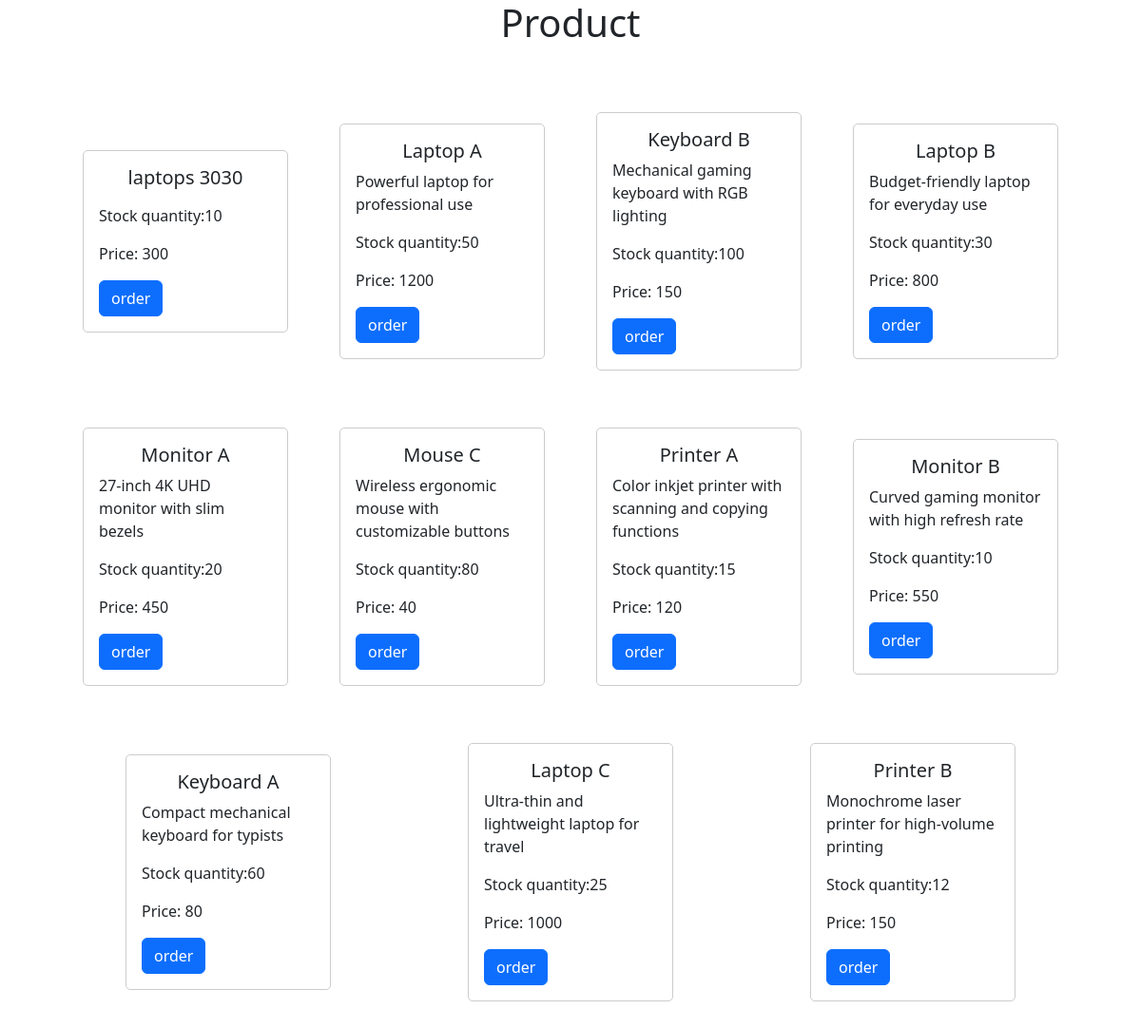
The app's page /product (signed in), older data.
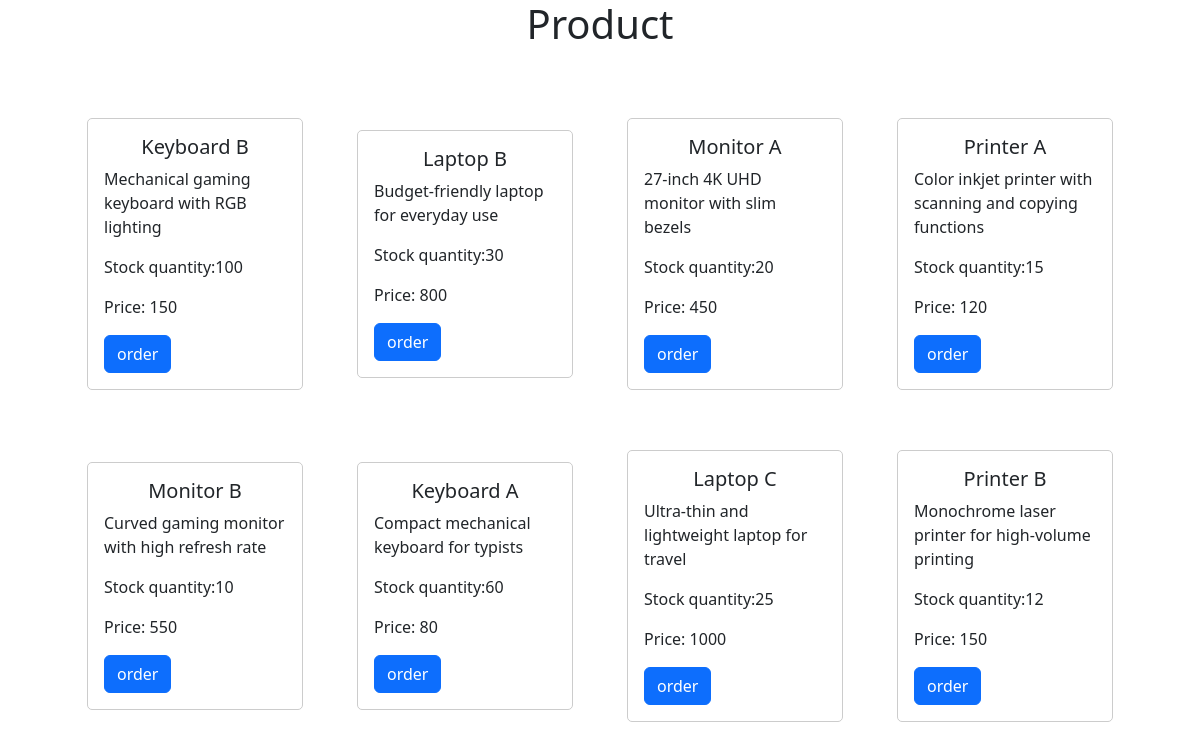
The same page, newer data.
### tables this page shows
CREATE TABLE Products (
    product_id INTEGER PRIMARY KEY AUTOINCREMENT,
    type_id INTEGER,
    product_name TEXT NOT NULL,
    description TEXT,
    price DECIMAL NOT NULL,
    stock_quantity INTEGER NOT NULL, created_at TIMESTAMP DEFAULT CURRENT_TIMESTAMP, img TEXT defualt 'default.jpp', sold TEXT NOT NULL DEFAULT 'False',
    FOREIGN KEY (type_id) REFERENCES Types(type_id)
);

### app.py (the view)
@app.route("/product", methods =["POST", "GET"])
def product():
    role = 'Customer'
    if session["user_id"]:
        rows = db.execute("SELECT * FROM Users WHERE user_id = ?", session["user_id"])
        role = rows[0]["role"]
    if request.method == 'POST':
        products = db.execute("select * from Products where type_id = (select type_id from Types where type_name = ?) and sold = ? ORDER BY created_at DESC limit 32", request.form.get("id"), 'False' )
        return render_template("product.html", products = products, role=role)
    products = db.execute("select * from Products where sold = ? ORDER BY created_at DESC limit 32 ", 'False')
    return render_template("product.html", products = products, role=role)

### templates/product.html (shortened to what this page needs)
<!DOCTYPE html>
<html lang="en">
<head>
    <link href="https://cdn.jsdelivr.net/npm/bootstrap@5.3.2/dist/css/bootstrap.min.css" rel="stylesheet">
    <link rel="stylesheet" href="{{ url_for('static', filename='style.css') }}">
</head>
<body>
<section id="trend" >
  <h1 style="text-align: center;">Product</h1>
  <div class="container-flexs">
    {% for product in products %}
  <div class="card item-flexs" >
    <div class="card-body">
      <h5 class="card-title">{{ product['product_name']}}</h5>
      <p class="card-text">{{ product['description'] }}</p>
      <p class="card-text">Stock quantity:{{ product['stock_quantity'] }}</p>
      <p class="card-text">Price: {{ product['price'] }}</p>
      {% if role == 'Supplier' %}
      <form action="/remove" method="post">
        <input type="text" name = "id" hidden value="{{product['product_id']}}">
        <button type="submit" class="btn btn-warning">Remove</button>
      </form>
      {% elif role == 'Customer' %}
      <button class="btn btn-primary float-right">order</button>
      {% endif %}
    </div>
  </div>
  {% endfor %}
  </div>
</section>
</body>
</html>

Row changes from the older to the newer data that the page shows:
no longer on this page (row edited): Products: product_name "laptops 3030", stock_quantity "10", price "300"
no longer on this page (row edited): Products: product_name "Laptop A", description "Powerful laptop for professional use", stock_quantity "50", price "1200"
no longer on this page (row edited): Products: product_name "Mouse C", description "Wireless ergonomic mouse with customizable buttons", stock_quantity "80", price "40"
